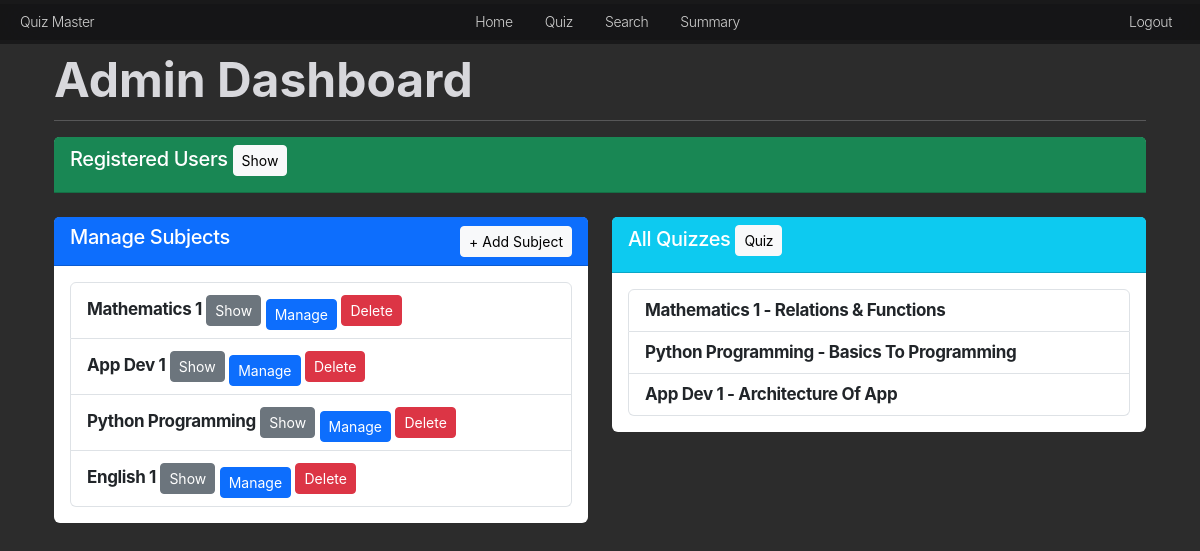
/admin/dashboard (signed in), run on an earlier commit of the app's database.
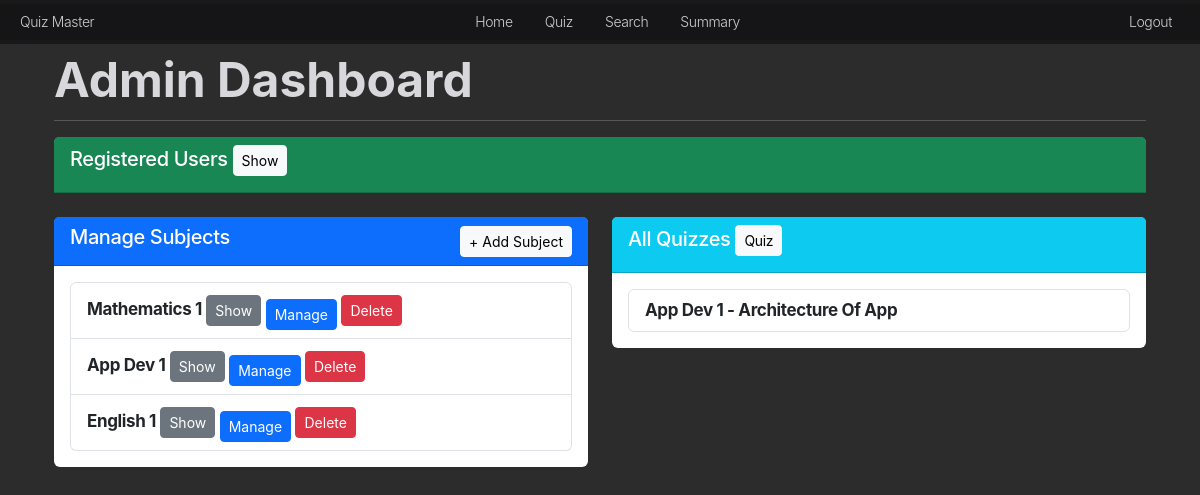
And on a later commit of the database.
### models.py (models this page shows, shortened)
class Subject(db.Model):
    id = db.Column(db.Integer, primary_key=True)
    name = db.Column(db.String(100), unique=True, nullable=False)
    description = db.Column(db.Text, nullable=True)

class Quiz(db.Model):
    id = db.Column(db.Integer, primary_key=True)
    chapter_id = db.Column(db.Integer, db.ForeignKey('chapter.id'), nullable=False)
    date_of_quiz = db.Column(db.Date, nullable=False, default=datetime.utcnow)
    time_duration = db.Column(db.String(5), nullable=False)  # Format HH:MM
    remarks = db.Column(db.Text, nullable=True)
    chapter = db.relationship('Chapter', backref=db.backref('quizzes', lazy=True))

class Chapter(db.Model):
    id = db.Column(db.Integer, primary_key=True)
    name = db.Column(db.String(100), nullable=False)
    description = db.Column(db.Text, nullable=True)
    subject_id = db.Column(db.Integer, db.ForeignKey('subject.id'), nullable=False)
    subject = db.relationship('Subject', backref=db.backref('chapters', lazy=True))

### routes.py (the view)
@main.route('/admin/dashboard')
@login_required
def admin_dashboard():
    if session.get('user_role') != 'admin':
        flash("Access denied.", "danger")
        return redirect(url_for('main.home'))
    current_user = get_current_user()
    subjects = Subject.query.all()
    quizzes = Quiz.query.all()
    users = User.query.filter_by(is_admin=False).all()
    return render_template('admin_dashboard.html', quizzes=quizzes, subjects=subjects, users=users, current_user=current_user)

### routes.py (called while the page is built)
def login_required(f):
    @wraps(f)
    def decorated_function(*args, **kwargs):
        if 'user_id' not in session:
            flash("Please log in to access this page.", "danger")
            return redirect(url_for('auth.login'))
        return f(*args, **kwargs)
    return decorated_function

def get_current_user():
    if 'user_id' in session:
        return User.query.get(session['user_id'])
    return None

### templates/admin_dashboard.html (shortened to what this page needs)
{% extends "base.html" %}
{% block content %}
<div class="container">
    <h2 class="mt-4">Admin Dashboard</h2>
    <hr>
    <div class="card mb-4">
        <div class="card-header bg-success text-white">
            <h5>Registered Users
                <button onclick="toggleUsers()" class="btn btn-light btn-sm">Show</button>
            </h5>
        </div>
    </div>
    <div class="row">
        <div class="col-md-6">
            <div class="card mb-4">
                <div class="card-header bg-primary text-white d-flex justify-content-between align-items-center">
                    <h5>Manage Subjects</h5>
                    <button class="btn btn-light btn-sm" onclick="openSubjectModal()">+ Add Subject</button>
                </div>
                <div class="card-body">
                    <ul class="list-group">
                        {% for subject in subjects %}
                            <li class="list-group-item">
                                <strong>{{ subject.name }}</strong>
                                <button class="btn btn-sm btn-secondary" onclick="toggleChapters('{{ subject.id }}')">Show</button>
                                <button class="btn btn-primary btn-sm mt-2" onclick="openManageModal('{{ subject.id }}', '{{ subject.name }}')">Manage</button>
                                <button class="btn btn-danger btn-sm" onclick="deleteSubject({{ subject.id }})">Delete</button>
                            </li>
                        {% endfor %}
                    </ul>
                </div>
            </div>
        </div>
        <div class="col-md-6">
            <div class="card mb-4">
                <div class="card-header bg-info text-white">
                    <h5>All Quizzes <a class="btn btn-light btn-sm" href="{{ url_for('main.quiz_management') }}"> Quiz</a></h5>
                </div>
                <div class="card-body">
                    <ul class="list-group">
                        {% for quiz in quizzes %}
                            <li class="list-group-item">
                                <strong>{{ quiz.chapter.subject.name }} - {{ quiz.chapter.name }}</strong>
                            </li>
                        {% endfor %}
                    </ul>
                </div>
            </div>
        </div>
    </div>
</div>
{% endblock %}

What changed in the data, as far as the page shows it:
removed Subject: name "Python Programming"
removed Quiz: chapter.subject.name "Mathematics 1", chapter.name "Relations & Functions"
removed Quiz: chapter.subject.name "Python Programming", chapter.name "Basics To Programming"
